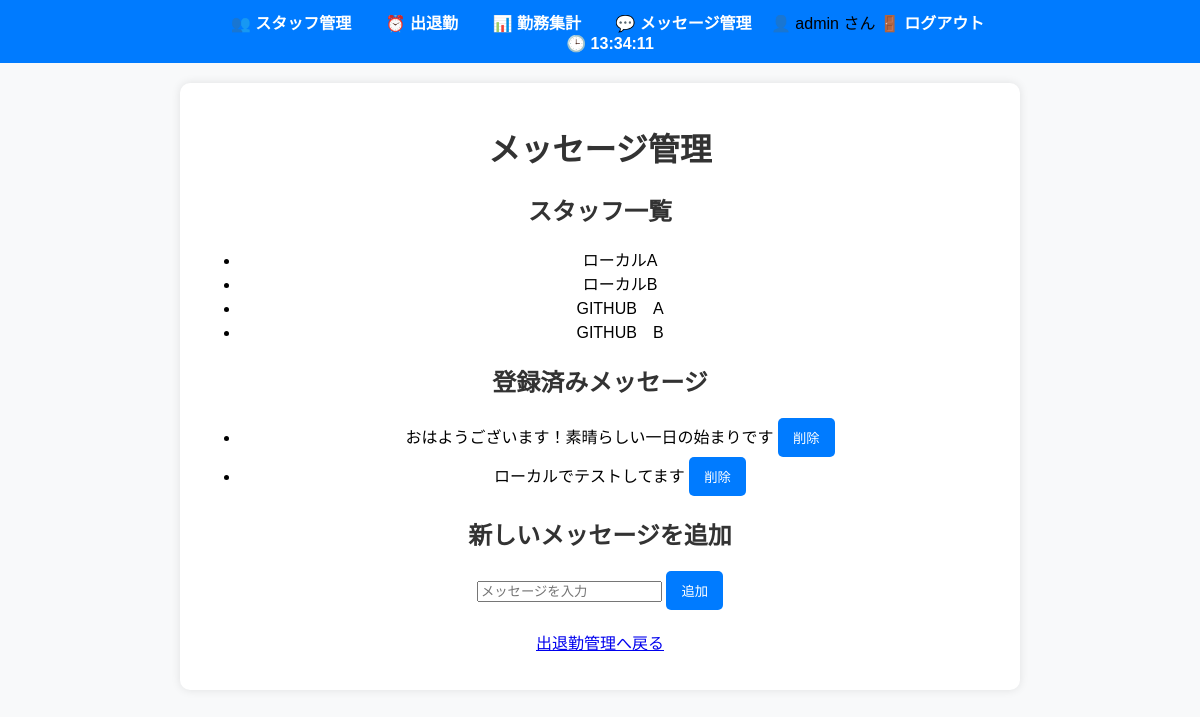
Screenshot of /messages (signed in) with the database file from the repository.
### models.py (models this page shows)
class User(UserMixin, db.Model):
    id = db.Column(db.Integer, primary_key=True)
    username = db.Column(db.String(100), unique=True, nullable=False)
    password = db.Column(db.String(100), nullable=False)  # 本番ではハッシュ化推奨

class Staff(db.Model):
    id = db.Column(db.Integer, primary_key=True)
    name = db.Column(db.String(100), nullable=False)

class Message(db.Model):
    id = db.Column(db.Integer, primary_key=True)
    message_text = db.Column(db.String(255), nullable=False)

### routes.py (the view)
@app.route('/messages')
def message_list():
    messages = Message.query.all()  # メッセージ一覧を取得
    staff_list = Staff.query.all()  # ✅ スタッフ一覧を取得して `messages.html` に渡す
    return render_template('messages.html', messages=messages, staff_list=staff_list)

### routes.py (called while the page is built)
@login_manager.user_loader
def load_user(user_id):
    return User.query.get(int(user_id))

### templates/messages.html (shortened to what this page needs)
{% extends "base.html" %}
{% block content %}
<h1>メッセージ管理</h1>
<h2>スタッフ一覧</h2>
<ul>
    {% for person in staff_list %}
        <li>{{ person.name }}</li>
    {% endfor %}
</ul>
<h2>登録済みメッセージ</h2>
<ul>
    {% for message in messages %}
        <li>
            {{ message.message_text }}
            <form action="{{ url_for('delete_message', message_id=message.id) }}" method="POST" style="display:inline;">
                <button type="submit">削除</button>
            </form>
        </li>
    {% endfor %}
</ul>
<h2>新しいメッセージを追加</h2>
<form action="{{ url_for('add_message') }}" method="POST">
    <input type="text" name="message_text" placeholder="メッセージを入力" required>
    <button type="submit">追加</button>
</form>
<p><a href="{{ url_for('attendance') }}">出退勤管理へ戻る</a></p>
{% endblock %}

### templates/base.html (shortened to what this page needs)
<!DOCTYPE html>
<html lang="ja">
<head>
    <link rel="stylesheet" href="{{ url_for('static', filename='style.css') }}">
</head>
<body>
    <nav class="navbar">
        <ul>
            <li><a href="{{ url_for('staff_list') }}">👥 スタッフ管理</a></li>
            <li><a href="{{ url_for('attendance') }}">⏰ 出退勤</a></li>
            <li><a href="{{ url_for('work_summary') }}">📊 勤務集計</a></li>
            <li><a href="{{ url_for('message_list') }}">💬 メッセージ管理</a></li>
            {% if current_user.is_authenticated %}
        <span>👤 {{ current_user.username }} さん</span>
        <a href="{{ url_for('logout') }}">🚪 ログアウト</a>
    {% else %}
        <a href="{{ url_for('login') }}">🔑 ログイン</a>
    {% endif %}
        </ul>
        <span id="current-time"></span>
    </nav>
    <div class="content">
        {% block content %}{% endblock %}
    </div>
</body>
</html>

### static/style.css (style rules this page uses)
.navbar { background-color: #007bff; padding: 10px 0; text-align: center; }
.navbar ul { list-style: none; padding: 0; margin: 0; }
.navbar li { display: inline; margin: 0 15px; }
.navbar a { text-decoration: none; color: white; font-size: 16px; font-weight: bold; }
#current-time { font-size: 16px; color: white; margin-left: 20px; font-weight: bold; }
body { font-family: Arial, sans-serif; margin: 0; padding: 0; background-color: #f8f9fa; text-align: center; }
.content { max-width: 800px; margin: 20px auto; background: white; padding: 20px; border-radius: 10px; box-shadow: 0 0 10px rgba(0, 0, 0, 0.1); }
h1, h2 { color: #333; }
form { margin: 20px 0; }
button { background-color: #007bff; color: white; border: none; padding: 10px 15px; cursor: pointer; border-radius: 5px; }

### rows the page displays
User: username "admin"
Staff: name "ローカルA"
Staff: name "ローカルB"
Staff: name "GITHUB A"
Staff: name "GITHUB B"
Message: message_text "おはようございます！素晴らしい一日の始まりです"
Message: message_text "ローカルでテストしてます"
